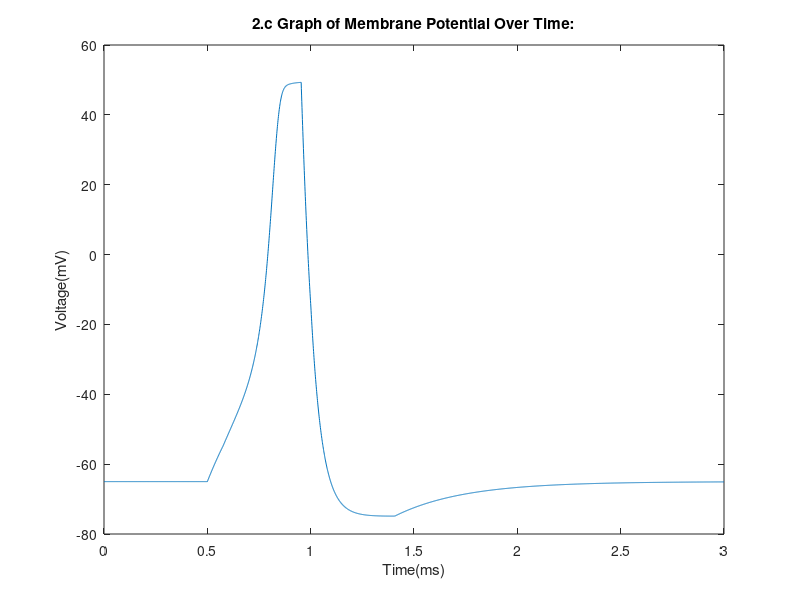
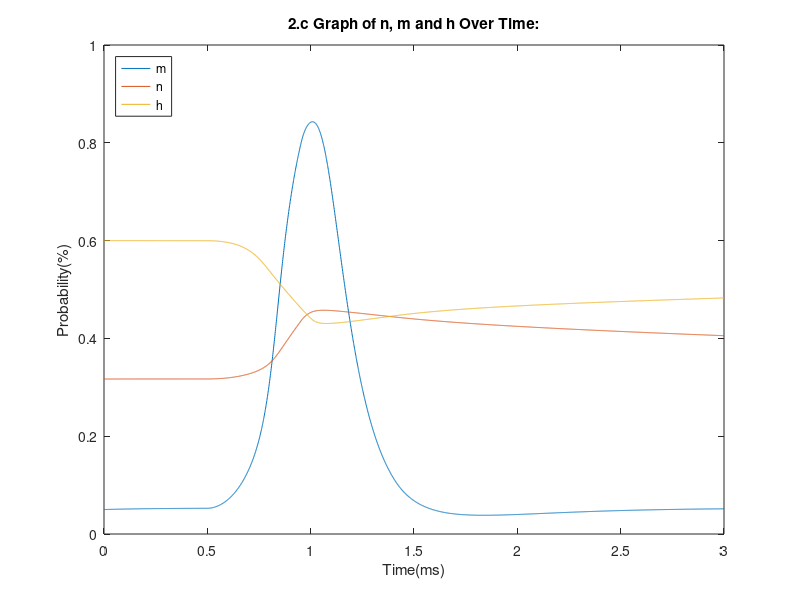

Here is the MATLAB script that generated these plots, in order:
%2.c Dakota Ewing
clearvars
%                           Loop Parameters                              %
%------------------------------------------------------------------------%
Tf = 3;  % Tf is the simulation time in ms.
dt = .001;% dt is the time step.
% steps is the total number of timesteps.
Steps = Tf/dt + 1;
% T is the array in which we hold all the time values.
T = 0:dt:Tf;

%                          Variables & Arrays                            %
%------------------------------------------------------------------------%
%(microF/cm^2) The capacitance of the membrane.
Cm = 0.1; 
%(mV) The initial activation potential of the membrane.
Vi = -65; 
%(nA) The current applied to the neuron.
Iapp = 15; 
Ia = Iapp;

%(mV) The displacement from the equilibrium potential for K.
K_eq_dis = -77; 
%(mM/L) The concentration of K ions inside the mebrane.
K_conc_in = 150; 
%(mM/L) The concentration of K ions outside the mebrane.
K_conc_out = 5.5; 

% Ki is the array that holds all values of the potassium ions inside the 
% membrane at a given timestep.
Ki(1:Steps) = 0;
Ki(1) = K_conc_in;

% Ko is the array that holds all values of the potassium ions outside the 
% membrane at a given timestep.
Ko(1:Steps) = 0;
Ko(1) = K_conc_out;

%(mV) The displacement from the equilibrium potential for K.
Na_eq_dis = 50;
%(mM/L) The concentration of Na ions inside the mebrane.
Na_con_in = 15; 
%(mM/L) The concentration of Na ions outside the mebrane.
Na_conc_out = 150; 

% Nai is the array that holds all values of the sodium ions inside the 
% membrane at a given timestep.
Nai(1:Steps) = 0;
Nai(1) = K_conc_in;

% Nao is the array that holds all values of the sodium ions outside the 
% membrane at a given timestep.
Nao(1:Steps) = 0;
Nao(1) = K_conc_out;


%(mV) The displacement from the equilibrium potential for Leakage.
Leak_eq_dis = -54.4; 
%(mS/cm^2) The maximum K conductance.
K_m_cond = 36; 
%(mS/cm^2) The maximum Na conductance.
Na_m_cond = 120; 
%(mS/cm^2) The maximum Leakage conductance.
Leak_m_cond = 0.3; 


% (ms^-1)alpha n is the opening rate constant for n:
alpha_n = @(vt) (0.01*(vt + 55))/(1-exp(-1*((vt+55)/10)));
% (ms^-1)alpha m is the opening rate constant for m:
alpha_m = @(vt) (0.1*(vt + 40))/(1-exp(-1*((vt+40)/10)));
% (ms^-1)alpha h is the opening rate constant for h:
alpha_h = @(vt) 0.07*exp(-1*((vt+65)/20));

% (ms^-1)beta n is the closing rate constant for n:
beta_n = @(vt) 0.125*exp(-1*((vt+65)/80));
% (ms^-1)beta m is the closing rate constant for m:
beta_m = @(vt) 4*exp(-1*((vt+65)/18));
% (ms^-1)closing rate constant for h:
beta_h = @(vt) 1/(exp(-1*((vt+35)/10))+1);

%________________________________________________________________________%
%                      GATING VARIABLES                                  %

% n is the potassium activation gating variable, initial probability of K 
% gate being open:
n_initial = 0.317;
%(ms^-1)rate of change of n over time:
dNdt = @(vt,n) alpha_n(vt) * (1 - n) - beta_n(vt) * n; 
% N is the array that holds all values of the n at a given timestep.
N(1:Steps) = 0;
N(1) = n_initial;

% m is the sodium activation gating variable, initial probability of 
% Na gate being open:
m_initial = 0.05;
% (ms^-1)rate of change of m over time:
dMdt = @(vt,m) alpha_m(vt) * (1 - m) - beta_m(vt) * m;
% M is the array that holds all values of the m at a given timestep.
M(1:Steps) = 0;
M(1) = m_initial;

% h is the sodium inactivation gating variable, initial probability of Na 
% gate being deactivated:
h_initial = 0.6;                 
% (ms^-1)rate of change of h over time:
dHdt = @(vt,h) alpha_h(vt) * (1 - h) - beta_h(vt) * h;
% H is the array that holds all values of the h at a given timestep.
H(1:Steps) = 0;
H(1) = h_initial;




%The current from the potassium pump.
Ik = @(n,vt) K_m_cond * (n^4) * (vt - K_eq_dis);
% The current caused by leaks in the membrane.
Il = @(vt) Leak_m_cond * (vt - Leak_eq_dis);
% The current from the sodium pump.
INa = @(m,h,vt) Na_m_cond * (m^3) * h * (vt - Na_eq_dis);
% The current from the Na-K pump.
Ip = Il(Vi);

% The change in voltage over time for the membrane.
dVdt = @(n,m,h,vt,gk,gna,gnak,ca)(ca +gnak*Ip -gk*Ik(n,vt) -gna*INa(m,h,vt) -Il(vt))/Cm;

% The change in the sodium ion concentration inside the cell over time.
dNadt = @(vt, m, h) 3*Ip -INa(m,h,vt); 

% The change in the potassium ion concentration outside the cell over time.
dKdt = @(vt, n)  Ik(n,vt) - Il(vt) - 2*Ip;

% V is the array that holds all values of the voltage at a given time.
V(1:Steps) = 0;
V(1) = Vi;


%GATING VARIABLES:

% The gate for the potassium pump. when 0, the K pump is off, when 1, it is
% on.
Kg = 0;
% The gate for the sodium pump. when 0, the K pump is off, when 1, it is
% on.
Nag = 0;
% The gate for the Na-K pump. when 0, the Na-K pump is off, when 1, it is
% on.
NaKg = 1;
% The repolarization switch used to tell the simulation if the neuron is
% repolarizing. 
repolarize = 0;
% The sodium pump activation threshold.
Vna = -55;
% The potassium pump activation/sodium pump deactivation threshold.
Vk = 49.3;



%                             Simulation                                 %
%------------------------------------------------------------------------%

%loop:

%while the iterator is less than or equal to the total number of steps:
for s = 1:Steps
    
    % Applied current switch:
    if(T(s) >=0.5 && T(s) <=1)
        Ia = Iapp;
    else
        Ia = 0;
    end
    
    %RK4:
    n1 = dNdt(V(s), N(s))*dt;
    m1 = dMdt(V(s), M(s))*dt;
    h1 = dHdt(V(s), H(s))*dt;
    k1 = dKdt(V(s), N(s))*dt;
    na1= dNadt(V(s), M(s), H(s))*dt;
    v1 = dVdt(N(s), M(s), H(s), V(s), Kg, Nag, NaKg, Ia)*dt;
    
    
    n2 = dNdt(V(s)+v1/2, N(s)+n1/2)*dt;
    m2 = dMdt(V(s)+v1/2, M(s)+m1/2)*dt;
    h2 = dHdt(V(s)+v1/2, H(s)+h1/2)*dt;
    k2 = dKdt(V(s)+v1/2, N(s)+n1/2)*dt;
    na2= dNadt(V(s)+v1/2, M(s)+m1/2, H(s)+h1/2)*dt;
    v2 = dVdt(N(s)+n1/2, M(s)+m1/2, H(s)+h1/2, V(s)+v1/2, Kg, Nag, NaKg, Ia)*dt;
    
    n3 = dNdt(V(s)+v2/2, N(s)+n2/2)*dt;
    m3 = dMdt(V(s)+v2/2, M(s)+m2/2)*dt;
    h3 = dHdt(V(s)+v2/2, H(s)+h2/2)*dt;
    k3 = dKdt(V(s)+v2/2, N(s)+n2/2)*dt;
    na3= dNadt(V(s)+v2/2, M(s)+m2/2, H(s)+h2/2)*dt;
    v3 = dVdt(N(s)+n2/2, M(s)+m2/2, H(s)+h2/2, V(s)+v2/2, Kg, Nag, NaKg, Ia)*dt;
    
    n4 = dNdt(V(s)+v3, N(s)+n3)*dt;
    m4 = dMdt(V(s)+v3, M(s)+m3)*dt;
    h4 = dHdt(V(s)+v3, H(s)+h3)*dt;
    k4 = dKdt(V(s)+v3, N(s)+n3)*dt;
    na4= dNadt(V(s)+v3, M(s)+m3, H(s)+h3)*dt;
    v4 = dVdt(N(s)+n3, M(s)+m3, H(s)+h3, V(s)+v3, Kg, Nag, NaKg, Ia)*dt;
    
    N(s + 1) = N(s) +(n1 + 2*n2 + 2*n3 + n4)/6;
    M(s + 1) = M(s) +(m1 + 2*m2 + 2*m3 + m4)/6;
    H(s + 1) = H(s) +(h1 + 2*h2 + 2*h3 + h4)/6;
    Ko(s+ 1) = Ko(s)+(k1 + 2*k2 + 2*k3 + k4)/6;
    Nai(s+1) = Nai(s)+(na1 + 2*na2 + 2*na3 + na4)/6;
    V(s + 1) = V(s) +(v1 + 2*v2 + 2*v3 + v4)/6;
    
    
    % Gating channel switches:
    if(V(s)>= Vna && V(s)<=Vk && ~repolarize)
        Kg = 0;
        Nag = 1;
        repolarize = 0;
        G(s) = 10;
    elseif(V(s)>=Vk && ~repolarize)
        Kg = 1;
        Nag = 0;
        repolarize = 1;
        G(s) = 20;
    elseif((V(s+1)>V(s)) && repolarize)
        Kg = 0;
        Nag = 0;
        repolarize = 0;
        G(s) = 0;
    elseif(repolarize)
        Kg = 1;
        Nag = 0;
        repolarize = 1;
        G(s) = 20;
    end
    %Na-K Pump switch. If the sodium ion concentrain inside the membrane
    %and the potassium ion concentration outside the membrane are greater
    %than zero, the Na-K switch is on, else it is off.
    if  Nai(s)>0 && Ko(s)>0
        NaKg = 1;
    else
        NaKg = 0;
    end
   
end

%                               Plots                                    %
%------------------------------------------------------------------------%

plot(T(1:Steps), V(1:Steps))
title('2.c Graph of Membrane Potential Over Time:')
xlabel('Time(ms)') 
ylabel('Voltage(mV)') 
figure;


plot(T(1:Steps), M(1:Steps));
hold on;
plot(T(1:Steps), N(1:Steps));
hold on;
plot(T(1:Steps), H(1:Steps));
title('2.c Graph of n, m and h Over Time:')
xlabel('Time(ms)') 
ylabel('Probability(%)') 
legend('m','n','h','Location','northwest')

